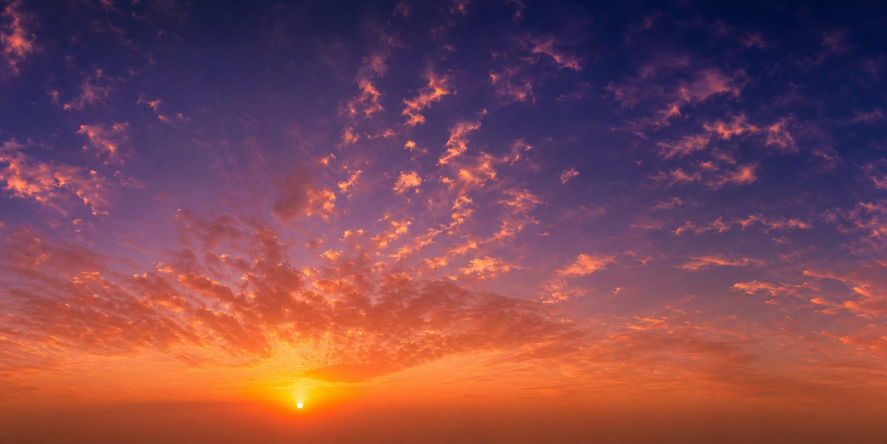
#> input picture art_src/sky_panorama.jpg, 1774 x 887 px (shown at 1/2 size); the run also reads 3 pictures not shown here
$ python build_textures.py ../art_src/sky_panorama.jpg
#> lines starting #> are read from the running program, lines starting #| are printed output that depends on the picture
#!/usr/bin/env python3
"""Turn the reference artwork in ``art_src/`` into game-ready, tileable textures.

Why a build step
----------------
The reference photos are 1250-1670 px stills. The game needs:

* **seamless** albedo maps (the road and the facade strips repeat every 40 m),
* mobile-sized files (1-2 MB is fine, 3 MB per texture is not),
* matching normal + roughness maps so the surfaces respond to the sun,

...and none of that can be produced by a shader at runtime. Everything here is
deterministic (fixed seeds), so re-running the script reproduces byte-identical
output.

Usage::

    python3 tools/build_textures.py            # writes assets/textures/*
    python3 tools/build_textures.py --check    # verify the outputs exist

Requires Pillow (``pip install pillow``); it is a build-time dependency only and
is *not* shipped with the game.
"""
from __future__ import annotations

import math
import random
from PIL import ImageDraw
import os
import sys

from PIL import Image, ImageFilter, ImageChops, ImageStat, ImageOps

ROOT = os.path.dirname(os.path.dirname(os.path.abspath(__file__)))
SRC = os.path.join(ROOT, "art_src")
OUT = os.path.join(ROOT, "assets", "textures")

# Mobile budget: albedo 1024, detail maps 512.
ALBEDO = 1024
DETAIL = 512
SKY_W = 2048
SKY_H = 1024


# ---------------------------------------------------------------------------
# helpers
# ---------------------------------------------------------------------------
def load(name: str) -> Image.Image:
    path = os.path.join(SRC, name)
    if not os.path.exists(path):
        raise SystemExit(f"missing source image: {path}")
    return Image.open(path).convert("RGB")


def save(img: Image.Image, name: str, quality: int = 88) -> None:
    os.makedirs(OUT, exist_ok=True)
    path = os.path.join(OUT, name)
    if name.endswith(".jpg"):
        img.convert("RGB").save(path, "JPEG", quality=quality, optimize=True,
                                progressive=False, subsampling=0)
    else:
        img.save(path, "PNG", optimize=True)
    kb = os.path.getsize(path) / 1024.0
    print(f"  {name:<34} {img.size[0]}x{img.size[1]}  {kb:7.1f} KB")


def cover_crop(img: Image.Image, size: tuple[int, int],
               focus: tuple[float, float] = (0.5, 0.5)) -> Image.Image:
    """Scale + crop so the image fills ``size`` without distortion."""
    tw, th = size
    sw, sh = img.size
    scale = max(tw / sw, th / sh)
    nw, nh = max(1, round(sw * scale)), max(1, round(sh * scale))
    img = img.resize((nw, nh), Image.LANCZOS)
    x = int((nw - tw) * focus[0])
    y = int((nh - th) * focus[1])
    return img.crop((x, y, x + tw, y + th))


def mirror_tile(img: Image.Image) -> Image.Image:
    """Make an image tile perfectly by mirroring it into the right half.

    The blended-feather trick leaves visible ghosting on structured textures
    (asphalt grain, clouds). Mirroring is mathematically seamless: the column at
    the seam is identical on both sides, and the outer edges are the original
    left/right edges, which now face each other. On organic surfaces (road,
    water, sky) the resulting symmetry is invisible in motion.
    """
    w, h = img.size
    half = img.crop((0, 0, w // 2, h))
    flipped = half.transpose(Image.FLIP_LEFT_RIGHT)
    out = Image.new("RGB", (w, h))
    out.paste(half, (0, 0))
    out.paste(flipped, (w // 2, 0))
    return out


# [27 lines left out: functions mirror_tile_v, make_seamless, not called in this run]


def luminance_normal(img: Image.Image, strength: float = 2.4) -> Image.Image:
    """Cheap height->normal conversion from luminance (Sobel)."""
    g = img.convert("L").filter(ImageFilter.GaussianBlur(1.0))
    w, h = g.size
    src = g.load()
    out = Image.new("RGB", (w, h))
    dst = out.load()
    for y in range(h):
        ym = (y - 1) % h
        yp = (y + 1) % h
        for x in range(w):
            xm = (x - 1) % w
            xp = (x + 1) % w
            gx = (src[xp, ym] + 2 * src[xp, y] + src[xp, yp]) - \
                 (src[xm, ym] + 2 * src[xm, y] + src[xm, yp])
            gy = (src[xm, yp] + 2 * src[x, yp] + src[xp, yp]) - \
                 (src[xm, ym] + 2 * src[x, ym] + src[xp, ym])
            nx = -gx / 255.0 * strength
            ny = -gy / 255.0 * strength
            nz = 1.0
            inv = 1.0 / math.sqrt(nx * nx + ny * ny + nz * nz)
            dst[x, y] = (
                int(127.5 + 127.5 * nx * inv),
                int(127.5 + 127.5 * ny * inv),
                int(127.5 + 127.5 * nz * inv),
            )
    return out.filter(ImageFilter.GaussianBlur(0.4))


def roughness_from(img: Image.Image, lo: float = 0.62, hi: float = 0.95) -> Image.Image:
    """Roughness = inverse of local contrast (polished specks read as smoother)."""
    g = img.convert("L")
    blur = g.filter(ImageFilter.GaussianBlur(2.0))
    detail = ImageChops.difference(g, blur)
    stat = ImageStat.Stat(detail)
    mean = max(1.0, stat.mean[0])
    px = detail.load()
    w, h = detail.size
    out = Image.new("L", (w, h))
    dst = out.load()
    for y in range(h):
        for x in range(w):
            d = min(1.0, px[x, y] / (mean * 6.0))
            dst[x, y] = int(255 * (hi - (hi - lo) * d))
    return out


# [90 lines left out: functions equirect_sky, erase_sun, not called in this run]


def flatten_azimuth(band: Image.Image) -> Image.Image:
    """Remove the photo's left-to-right brightness ramp from a sky band.

    A sunset photo is much brighter on the sun side. Mirroring such a band turns
    that ramp into two fake "sun glows" 180 deg apart, and the seam ends up as
    the brightest column on the whole dome. Removing only the low-frequency
    column profile leaves every cloud intact while making the sky uniform in
    azimuth, so the single painted sun below is the only bright feature.
    """
    band = band.convert("RGB")
    w, h = band.size
    px = band.load()
    # Smoothed per-column brightness over the sky part only (the haze below the
    # horizon is already flat and would only add noise).
    rows = range(0, max(2, int(h * 0.62)))
    prof = []
    for x in range(w):
        prof.append(sum(sum(px[x, y]) for y in rows) / max(1, len(rows)))
    k = max(8, w // 24)
    smooth = []
    for x in range(w):
        acc = 0.0
        for d in range(-k, k + 1):
            # Clamp, never wrap: the band is *not* periodic at this stage, and a
            # circular average would fold the bright left edge onto the dark
            # right edge and print a hard stripe down the middle of the sky.
            acc += prof[min(w - 1, max(0, x + d))]
        smooth.append(acc / (2 * k + 1))
    mean = sum(smooth) / w
    if mean <= 1.0:
        return band
    out = Image.new("RGB", (w, h))
    op = out.load()
    for x in range(w):
        gain = mean / max(1.0, smooth[x])
        for y in range(h):
            r, g, b = px[x, y]
            op[x, y] = (min(255, int(r * gain)), min(255, int(g * gain)),
                        min(255, int(b * gain)))
    return out


def paint_sun(dome: Image.Image, u: float = 0.535, v: float = 0.465) -> Image.Image:
    """Paint one soft sun + glow at (u, v) of the equirect dome.

    Computed per pixel instead of by stacking ellipses: stacked shapes band
    visibly on a smooth horizon and read as a square blob. The falloff is
    exponential (like real scattering) with a small bright core.

    Godot's panorama sky maps -Z to u = 0, and world.gd rotates the dome by 180
    deg to hide the texture wrap behind the player. u = 0.5 + 0.035 therefore puts
    the sun just right of the runner, low over the horizon: the Khartoum dusk the
    whole art direction is built on.
    """
    w, h = dome.size
    cx = int(w * u) % w
    cy = int(h * v)

    reach = int(h * 0.40)
    x0, x1 = max(0, cx - reach), min(w, cx + reach)
    y0, y1 = max(0, cy - reach), min(h, cy + reach)
    patch = dome.crop((x0, y0, x1, y1)).convert("RGB")
    pp = patch.load()
    pw, ph = patch.size
    lx, ly = cx - x0, cy - y0

    core = max(2.0, h * 0.011)          # radius of the bright disc
    halo = h * 0.075                    # radius of the tight glow
    for y in range(ph):
        for x in range(pw):
            dx = float(x - lx)
            dy = float(y - ly) * 1.35   # squash: the haze is wider than tall
            d = math.hypot(dx, dy)
            if d > reach:
                continue
            # Tight halo + a very wide, very faint wash, plus a tiny core.
            glow = 0.55 * math.exp(-d / halo) + 0.22 * math.exp(-d / (halo * 3.2))
            disc = math.exp(-(d / core) ** 2)
            # Cosine window -> exactly 0 at the patch edge, otherwise the crop
            # leaves a visible circle on the haze.
            glow *= 0.5 + 0.5 * math.cos(math.pi * min(1.0, d / reach))
            glow = min(1.6, glow + 1.1 * disc)
            r, g, b = pp[x, y]
            # Warm the light instead of whitening everything: 1.0 / 0.78 / 0.52.
            nr = r + (255 - r) * min(1.0, glow)
            ng = g + (232 - g) * min(1.0, glow * 0.82)
            nb = b + (176 - b) * min(1.0, glow * 0.62)
            pp[x, y] = (int(nr), int(ng), int(nb))

    out = dome.copy()
    out.paste(patch, (x0, y0))
    return out


def equirect_panorama(img: Image.Image) -> Image.Image:
    """Turn a sky-only photo into a 2:1 equirectangular dome texture.

    Three problems have to be solved, and each one has exactly one clean answer:

    1. **The photo does not wrap.** A 360 deg dome needs the left edge to match
       the right. Mirroring is seamless but doubles the cloud symmetry into a
       visible hard line down the middle of the sky, so we crossfade the band
       with itself rolled by half a turn and a cosine mask instead.
    2. **The sun is unique.** Any wrap or crossfade prints it twice. The band we
       use (from 55 % of the frame rightwards) contains no sun at all; the sun
       in the game is painted once, in paint_sun(), at the azimuth the camera
       looks at.
    3. **The photo has a left-to-right brightness ramp.** Crossfading a ramp
       leaves two bright patches 180 deg apart - fake suns made of pure ramp.
       flatten_azimuth() removes only that low-frequency ramp and leaves every
       cloud untouched.
    """
    w, h = SKY_W, SKY_H
    upper = h // 2

    src = img.convert("RGB")
    sw, sh = src.size
    band = src.crop((int(sw * 0.55), 0, sw, int(sh * 0.97)))
    band = flatten_azimuth(band)

    # Seamless wrap: crossfade with the same band rolled half a turn. The mask
    # is 1 across the middle and cosine-ramps to 0 over `overlap` at both edges;
    # because the roll is exactly half the width, the two ramps cover the same
    # cloud field and the loop closes with no step at u = 0 or u = 0.5.
    bw, bh = band.size
    shifted = ImageChops.offset(band, bw // 2, 0)
    mask = Image.new("L", (bw, bh), 0)
    mp = mask.load()
    overlap = max(4, int(bw * 0.28))
    for x in range(bw):
        if x < overlap:
            t = x / max(1, overlap - 1)
            a = 0.5 - 0.5 * math.cos(math.pi * t)
        elif x > bw - 1 - overlap:
            t = (bw - 1 - x) / max(1, overlap - 1)
            a = 0.5 - 0.5 * math.cos(math.pi * t)
        else:
            a = 1.0
        v = int(255 * a)
        for y in range(bh):
            mp[x, y] = v
    wrapped = Image.composite(band, shifted, mask)
    out = wrapped.resize((w, upper), Image.LANCZOS)

    # Pull the cloud field down towards the horizon.
    #
    # A chase camera sits ~4 m up and looks slightly DOWN, so it only sees the
    # bottom ~25 % of the hemisphere (elevation 0..20 deg). Mapped linearly, the
    # photo's clouds all end up above the top of the frame and the sky reads as
    # a flat gradient. A row warp with a >1 exponent compresses the sky towards
    # the horizon, which is also how a real low sun looks: the interesting part
    # of the sky is the band right above the horizon.
    warped = out.copy()
    wp = warped.load()
    op = out.load()
    for y in range(upper):
        t = y / max(1, upper - 1)
        src_y = int(round((t ** 1.55) * (upper - 1)))
        src_y = min(upper - 1, max(0, src_y))
        for x in range(w):
            wp[x, y] = op[x, src_y]
    out = warped

    # Deepen the zenith: the top ~15 % of an equirect dome is the pole, which a
    # single-row photo does not actually contain.
    ramp = Image.new("RGB", (w, upper))
    rp = ramp.load()
    for y in range(upper):
        t = y / max(1, upper - 1)
        k = 1.0 - 0.30 * (1.0 - t) ** 2.0
        v = int(255 * k)
        for x in range(w):
            rp[x, y] = (v, int(v * 0.98), int(255 * min(1.0, k * 1.02)))
    out.paste(ImageChops.multiply(out, ramp), (0, 0))

    # Lower hemisphere: horizon haze fading into ground. Fog and the street hide
    # almost all of it, so a two-colour ramp is enough and costs nothing.
    # Continue from the last sky row *per column*, so the hemisphere boundary is
    # invisible: averaging a band would leave a step wherever the haze differs
    # between the top and the bottom of that band.
    ground = (46, 40, 36)
    edge = out.crop((0, upper - 1, w, upper)).load()
    lower = Image.new("RGB", (w, upper))
    lp = lower.load()
    for y in range(upper):
        t = y / max(1, upper - 1)
        k = (t / 0.30) ** 1.4 if t < 0.30 else 1.0
        k = min(1.0, k)
        for x in range(w):
            e = edge[x, 0]
            lp[x, y] = (int(e[0] * (1 - k) + ground[0] * k),
                        int(e[1] * (1 - k) + ground[1] * k),
                        int(e[2] * (1 - k) + ground[2] * k))
    dome = Image.new("RGB", (w, h))
    dome.paste(out, (0, 0))
    dome.paste(lower, (0, upper))
    return paint_sun(dome)


def build_skyline(img: Image.Image) -> Image.Image:
    """Extract the Khartoum skyline as an alpha band for a cylindrical backdrop.

    The top edge is feathered so the band melts into the sky dome; the bottom
    edge is feathered into the haze that sits on the horizon plane.
    """
    sw, sh = img.size
    y0 = int(sh * 0.455)
    y1 = int(sh * 0.625)
    band = img.crop((0, y0, sw, y1))
    target = (4096, 320)
    band = cover_crop(band, target, (0.5, 0.5))

    # Alpha: transparent at the very top (sky), solid by 45 % of the band,
    # transparent again at the very bottom (blends into ground haze).
    alpha = Image.new("L", target, 255)
    ap = alpha.load()
    tw, th = target
    for y in range(th):
        t = y / max(1, th - 1)
        if t < 0.45:
            a = int(255 * (t / 0.45) ** 1.5)
        elif t > 0.88:
            a = int(255 * max(0.0, (1.0 - t) / 0.12) ** 1.2)
        else:
            a = 255
        for x in range(tw):
            ap[x, y] = a

    # Mirror the band so the cylinder has no seam where it closes.
    half = band.crop((0, 0, tw // 2, th))
    flipped = half.transpose(Image.FLIP_LEFT_RIGHT)
    mirrored = Image.new("RGB", target)
    mirrored.paste(half, (0, 0))
    mirrored.paste(flipped, (tw // 2, 0))
    a_half = alpha.crop((0, 0, tw // 2, th))
    a_mir = Image.new("L", target)
    a_mir.paste(a_half, (0, 0))
    a_mir.paste(a_half.transpose(Image.FLIP_LEFT_RIGHT), (tw // 2, 0))

    out = mirrored.convert("RGBA")
    out.putalpha(a_mir)
    return out


# [7 lines left out: function facade_strip, not called in this run]


# ---------------------------------------------------------------------------
# recipes
# ---------------------------------------------------------------------------
def build_sky() -> None:
    print("sky")
    # The sky dome comes from the dedicated, sky-only panorama. The old source
    # (`khartoum_skyline.jpg`) is a cityscape: cropping its top 20 % yields a
    # flat, low-contrast band that washes out behind the fog, which is why the
    # gameplay shots looked hazy rather than like a sunset.
    save(equirect_panorama(load("sky_panorama.jpg")), "sky_khartoum.jpg", quality=90)
#> in load, returned value is the input picture: PIL image 1774x887 RGB; mean R, G, B 126.6, 71.6, 82
#> in equirect_panorama, `w, h = SKY_W, SKY_H`: w = 2048; h = 1024
#> in equirect_panorama, `upper = h // 2`: upper = 512
#> in equirect_panorama, `band = src.crop((int(sw * 0.55), 0, sw, int(sh * 0.97)))`:
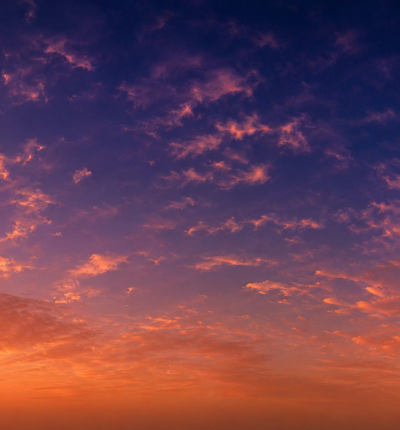
#> band: PIL image 799x860 RGB (shown at 1/2 size); mean R, G, B 106.7, 63, 82.1
#> after the loop in flatten_azimuth, `for x in range(w):`: prof = 799 values, max 259.8 at index 60, min 163.5 at index 721, mean 200.9
#> after the loop in flatten_azimuth, `for x in range(w):`: smooth = 799 values, max 254.4 at index 34, min 167.8 at index 710, mean 200.9
#> in flatten_azimuth, `mean = sum(smooth) / w`: mean = 200.9
#> the loop in flatten_azimuth, `for x in range(w):` made 799 passes
#> gain on passes 1 to 3: 0.791, 0.791, 0.791
#> in equirect_panorama, `out = wrapped.resize((w, upper), Image.LANCZOS)`:
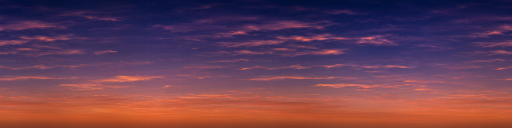
#> out: PIL image 2048x512 RGB (shown at 1/4 size); mean R, G, B 105, 62.3, 82.5
#> the loop in equirect_panorama, `for y in range(upper):` made 512 passes
#> (t, src_y) on passes 1 to 3: (0, 0), (0.00196, 0), (0.00391, 0)
#> in equirect_panorama, `out = warped`:
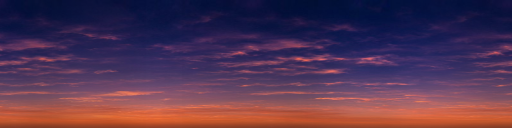
#> out: PIL image 2048x512 RGB (shown at 1/4 size); mean R, G, B 83.3, 52.7, 80.5
#> the loop in equirect_panorama, `for y in range(upper):` made 512 passes
#> (t, k, v) on passes 1 to 3: (0, 0.7, 178), (0.00196, 0.701, 178), (0.00391, 0.702, 179)
#|   sky_khartoum.jpg                   2048x1024    167.2 KB
    # The skyline band still comes from the real Khartoum photo.
    photo = load("khartoum_skyline.jpg")
#> call 2 of load, with name = 'khartoum_skyline.jpg'
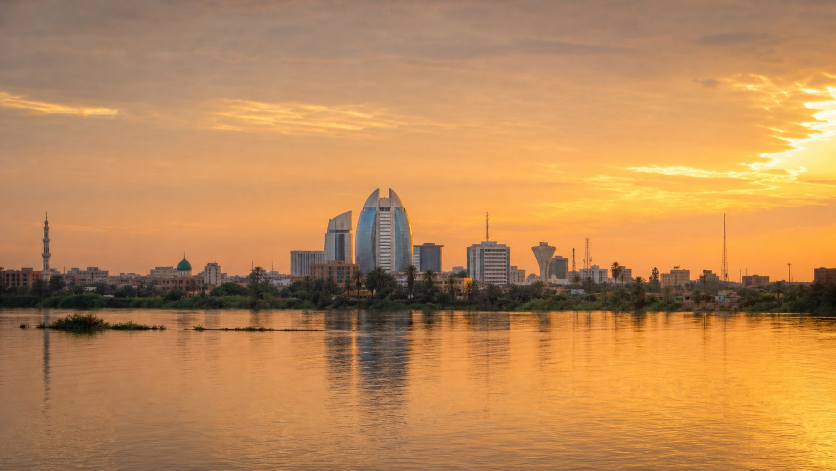
#> input picture art_src/khartoum_skyline.jpg, 1672 x 941 px (shown at 1/2 size)
#> in load, returned value is the input picture: PIL image 1672x941 RGB; mean R, G, B 188.2, 137.1, 86.4
    save(build_skyline(photo), "skyline_khartoum.png")
#> in build_skyline, `a_half = alpha.crop((0, 0, tw // 2, th))`:
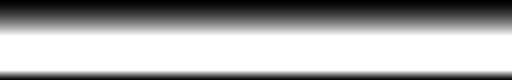
#> a_half: PIL image 2048x320 L (shown at 1/4 size); min 0, max 255, mean 168.7
#> in build_skyline, `a_mir.paste(a_half.transpose(Image.FLIP_LEFT_RIGHT), (tw // 2, 0))`:
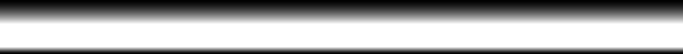
#> a_mir: PIL image 4096x320 L (shown at 1/6 size); min 0, max 255, mean 168.7
#> in build_skyline, `out.putalpha(a_mir)`:
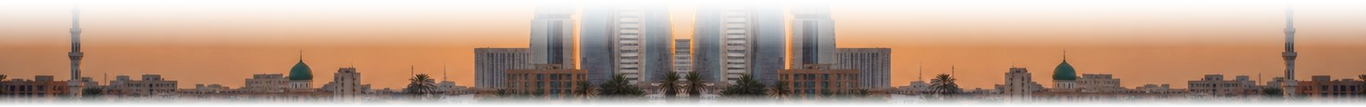
#> out: PIL image 4096x320 RGBA (shown at 1/3 size); mean R, G, B, A 157.4, 115.3, 85.8, 168.7; transparent parts drawn white
#|   skyline_khartoum.png               4096x320    949.4 KB
#> (the rest of the program and of its run is left out)
